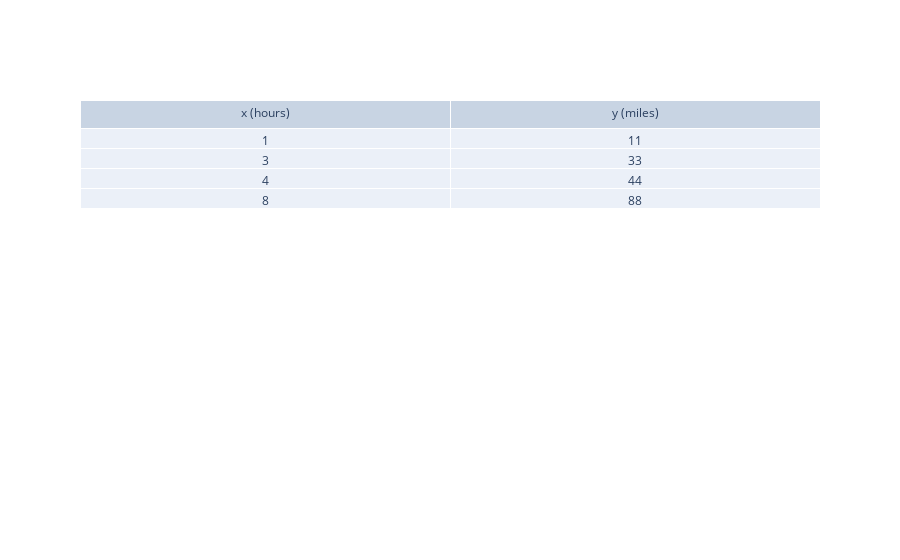

Here is the notebook cell this chart was saved with:
### Code cell
# MODIFY the code below for the Elephant:
Elephant = table()

# Set diego table column lables and data
Elephant.column_labels = ["x (hours)", "y (miles)"]
time_values     = [1, 3, 4, 8]
distance_values = [11, 33, 44, 88]
Elephant.data_values = [time_values, distance_values]

# print the values that we saved
print("Elephant table column_labels = ", Elephant.column_labels)
print("Elephant table data_values   = ", Elephant.data_values)

# Nice way to plot table:
Elephant.plotTable()

### Figure 1 — Plotly figure (JSON) as saved in the notebook; plotly's stock layout.template omitted (floating-point values rounded to 4 significant figures)
{"data": [{"cells": {"values": [[1, 3, 4, 8], [11, 33, 44, 88]]}, "header": {"values": ["x (hours)", "y (miles)"]}, "type": "table"}], "layout": {"autosize": false}}
